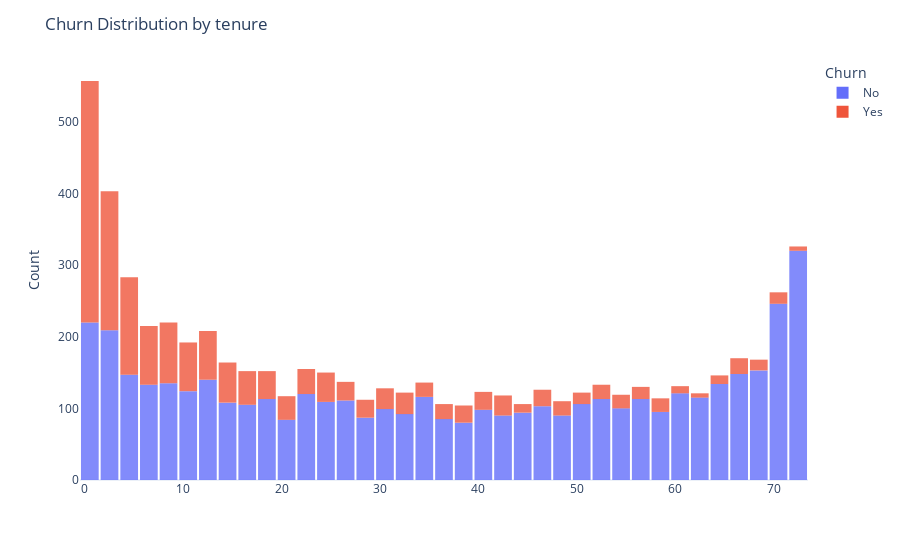
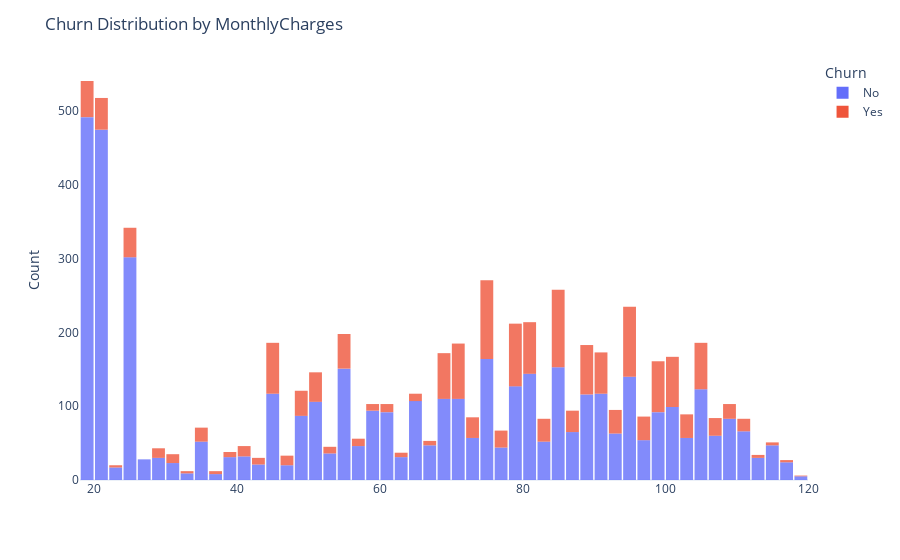
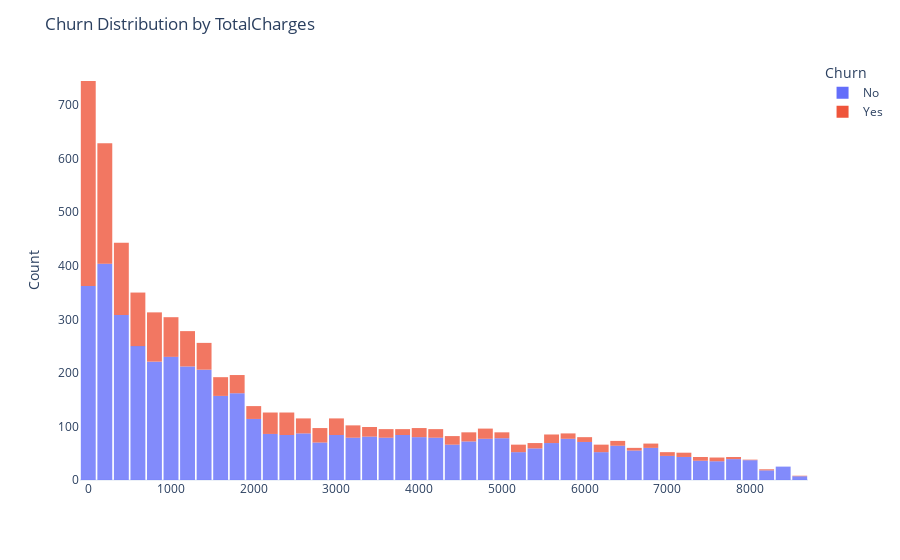

The code cell stored with these charts, in order, in its notebook:
### Code cell
numeric_cols = ['tenure', 'MonthlyCharges', 'TotalCharges']

for col in numeric_cols:
    
    fig = px.histogram(
        data_frame=train,
        x=col,
        color='Churn',
        template='plotly_white',
        opacity=0.8
    )

    fig.update_layout(
        title=f"Churn Distribution by {col}",
        xaxis_title="",
        yaxis_title="Count",
        bargap=0.1,
        xaxis=dict(showgrid=False),
        yaxis=dict(showgrid=False),
        legend_title="Churn"
    )

    fig.show()

### Figure 1 — Plotly figure (JSON) as saved in the notebook; plotly's stock layout.template omitted (floating-point values rounded to 4 significant figures; data arrays with more than 128 entries replaced by an {"elided": "..."} marker saying what was removed)
{"data": [{"bingroup": "x", "hovertemplate": "Churn=No<br>tenure=%{x}<br>count=%{y}<extra></extra>", "legendgroup": "No", "marker": {"color": "#636efa", "opacity": 0.8, "pattern": {"shape": ""}}, "name": "No", "orientation": "v", "showlegend": true, "type": "histogram", "x": {"elided": "4656 int values"}, "xaxis": "x", "yaxis": "y"}, {"bingroup": "x", "hovertemplate": "Churn=Yes<br>tenure=%{x}<br>count=%{y}<extra></extra>", "legendgroup": "Yes", "marker": {"color": "#EF553B", "opacity": 0.8, "pattern": {"shape": ""}}, "name": "Yes", "orientation": "v", "showlegend": true, "type": "histogram", "x": {"elided": "1682 int values"}, "xaxis": "x", "yaxis": "y"}], "layout": {"bargap": 0.1, "barmode": "relative", "legend": {"title": {"text": "Churn"}, "tracegroupgap": 0}, "margin": {"t": 60}, "title": {"text": "Churn Distribution by tenure"}, "xaxis": {"anchor": "y", "domain": [0, 1], "showgrid": false, "title": {"text": ""}}, "yaxis": {"anchor": "x", "domain": [0, 1], "showgrid": false, "title": {"text": "Count"}}}}

### Figure 2 — Plotly figure (JSON) as saved in the notebook; plotly's stock layout.template omitted (floating-point values rounded to 4 significant figures; data arrays with more than 128 entries replaced by an {"elided": "..."} marker saying what was removed)
{"data": [{"bingroup": "x", "hovertemplate": "Churn=No<br>MonthlyCharges=%{x}<br>count=%{y}<extra></extra>", "legendgroup": "No", "marker": {"color": "#636efa", "opacity": 0.8, "pattern": {"shape": ""}}, "name": "No", "orientation": "v", "showlegend": true, "type": "histogram", "x": {"elided": "4656 float values"}, "xaxis": "x", "yaxis": "y"}, {"bingroup": "x", "hovertemplate": "Churn=Yes<br>MonthlyCharges=%{x}<br>count=%{y}<extra></extra>", "legendgroup": "Yes", "marker": {"color": "#EF553B", "opacity": 0.8, "pattern": {"shape": ""}}, "name": "Yes", "orientation": "v", "showlegend": true, "type": "histogram", "x": {"elided": "1682 float values"}, "xaxis": "x", "yaxis": "y"}], "layout": {"bargap": 0.1, "barmode": "relative", "legend": {"title": {"text": "Churn"}, "tracegroupgap": 0}, "margin": {"t": 60}, "title": {"text": "Churn Distribution by MonthlyCharges"}, "xaxis": {"anchor": "y", "domain": [0, 1], "showgrid": false, "title": {"text": ""}}, "yaxis": {"anchor": "x", "domain": [0, 1], "showgrid": false, "title": {"text": "Count"}}}}

### Figure 3 — Plotly figure (JSON) as saved in the notebook; plotly's stock layout.template omitted (floating-point values rounded to 4 significant figures; data arrays with more than 128 entries replaced by an {"elided": "..."} marker saying what was removed)
{"data": [{"bingroup": "x", "hovertemplate": "Churn=No<br>TotalCharges=%{x}<br>count=%{y}<extra></extra>", "legendgroup": "No", "marker": {"color": "#636efa", "opacity": 0.8, "pattern": {"shape": ""}}, "name": "No", "orientation": "v", "showlegend": true, "type": "histogram", "x": {"elided": "4656 float values"}, "xaxis": "x", "yaxis": "y"}, {"bingroup": "x", "hovertemplate": "Churn=Yes<br>TotalCharges=%{x}<br>count=%{y}<extra></extra>", "legendgroup": "Yes", "marker": {"color": "#EF553B", "opacity": 0.8, "pattern": {"shape": ""}}, "name": "Yes", "orientation": "v", "showlegend": true, "type": "histogram", "x": {"elided": "1682 float values"}, "xaxis": "x", "yaxis": "y"}], "layout": {"bargap": 0.1, "barmode": "relative", "legend": {"title": {"text": "Churn"}, "tracegroupgap": 0}, "margin": {"t": 60}, "title": {"text": "Churn Distribution by TotalCharges"}, "xaxis": {"anchor": "y", "domain": [0, 1], "showgrid": false, "title": {"text": ""}}, "yaxis": {"anchor": "x", "domain": [0, 1], "showgrid": false, "title": {"text": "Count"}}}}
